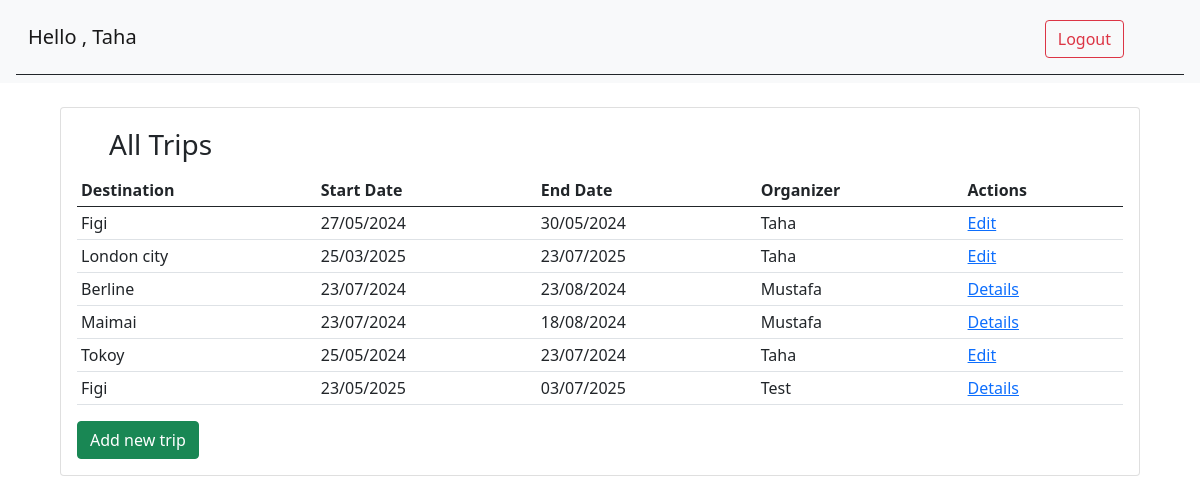
The app's page /dashboard (signed in) with its own data.
### exam_app/models.py (models this page shows)
class User(models.Model):
    first_name = models.CharField(max_length=45)
    last_name = models.CharField(max_length=45)
    email = models.CharField(max_length=127)
    password = models.CharField(max_length=50)
    birthday = models.DateField(null=True)
    created_at = models.DateTimeField(auto_now_add=True)
    updated_at = models.DateTimeField(auto_now=True)
    objects = UserManager()

class Trip(models.Model):
    destination = models.CharField(max_length=255)
    start_date = models.DateField()
    end_date = models.DateField()
    desc = models.TextField()
    created_by = models.ForeignKey(User,related_name="created_trips",on_delete=models.CASCADE)
    travelers = models.ManyToManyField(User,related_name="trips")
    created_at = models.DateTimeField(auto_now_add=True)
    updated_at = models.DateTimeField(auto_now=True)
    objects = TripManager()

### exam_app/views.py (the view)
# urls.py: path('dashboard',views.main_page,name='main_page'),
def main_page(request):
    if not 'userID' in request.session:
        messages.warning(request,'You need to regiester or login',extra_tags='invalid_accuess')
        return redirect('/')
    data={
        "user":User.objects.get(id=request.session['userID']),
        'trips': Trip.objects.all(),
    }
    return render(request,'main_page.html',data)

### exam_app/templates/main_page.html (shortened to what this page needs)
<!DOCTYPE html>
<html lang="en">
<head>
    <link href="https://cdn.jsdelivr.net/npm/bootstrap@5.0.2/dist/css/bootstrap.min.css" rel="stylesheet"
>
    {%load static %}
    <link rel="stylesheet" href="{%static 'css/mainPage_style.css'%}">
</head>
<body>
    <nav class="navbar navbar-expand-lg navbar-light bg-light ">
        <div class="container-fluid mt-1 mx-3 pt-1 pb-3 border-bottom border-dark">
            <a class="navbar-brand" href="/main_page">Hello , {{user.first_name}}</a>
            <div class="d-flex flex-row align-items-center mt-1">
                <form action='/logout' class="d-flex  mx-5">
                    <button class="mybtn btn btn-outline-danger" type="submit">Logout</button>
                </form>
            </div>
    </nav>
    <div class="row justify-content-center mt-4 mx-5">
        <div class="col-md-12">
            <div class="card ">
                <div class="card-body">
                    <h3 class="card-title py-1 px-4 mx-2 ">All Trips</h3>
                    <table class="table table-sm">
                        <thead>
                            <tr>
                                <th>Destination</th>
                                <th>Start Date</th>
                                <th>End Date</th>
                                <th>Organizer</th>
                                <th>Actions</th>
                            </tr>
                        </thead>
                        <tbody>
                            {%for trip in trips%}
                            <tr>
                                <td>{{trip.destination}}</td>
                                <td>{{trip.start_date|date:"d/m/Y"}}</td>
                                <td>{{trip.end_date|date:"d/m/Y"}}</td>
                                <td>{{trip.created_by.first_name}}</td>
                                {% if trip.created_by.id == user.id %}
                                <td><a href="/trips/edit/{{trip.id}}">Edit</a></td>
                                {%else%}
                                <td><a href="/trips/{{trip.id}}">Details</a></td>
                                {%endif%}
                            </tr>
                            {%endfor%}
                        </tbody>
                    </table>
                    <div>
                        <a href="/trips/new" class="btn btn-success">Add new trip</a>
                    </div>
                </div>
            </div>
        </div>
    </div>
</body>
</html>

### exam_app/static/css/mainPage_style.css (style rules this page uses)
* { padding: 0px; margin: 0px; }

### records on screen
User: first_name "Taha"
Trip: destination "Figi", start_date "27/05/2024", end_date "30/05/2024", created_by.first_name "Taha"
Trip: destination "London city", start_date "25/03/2025", end_date "23/07/2025", created_by.first_name "Taha"
Trip: destination "Berline", start_date "23/07/2024", end_date "23/08/2024", created_by.first_name "Mustafa"
Trip: destination "Maimai", start_date "23/07/2024", end_date "18/08/2024", created_by.first_name "Mustafa"
Trip: destination "Tokoy", start_date "25/05/2024", end_date "23/07/2024", created_by.first_name "Taha"
Trip: destination "Figi", start_date "23/05/2025", end_date "03/07/2025", created_by.first_name "Test"
